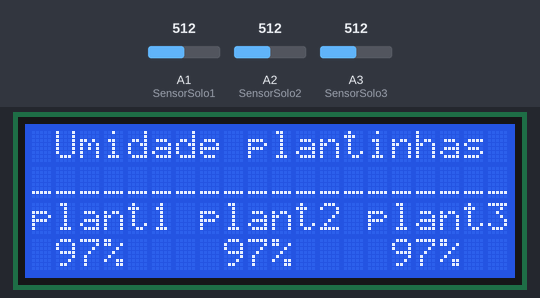
The sketch below on a simulated Arduino Uno, built with avr-gcc and run on an emulated ATmega328P. Parts: 20×4 character LCD. The test bench sets the inputs (shaded band); at power-on: A1 (SensorSolo1) = 512, A2 (SensorSolo2) = 512, A3 (SensorSolo3) = 512.

Above: at 6.2 s.
6.3 s: A1 (SensorSolo1) set to 716
At 7.3 s:
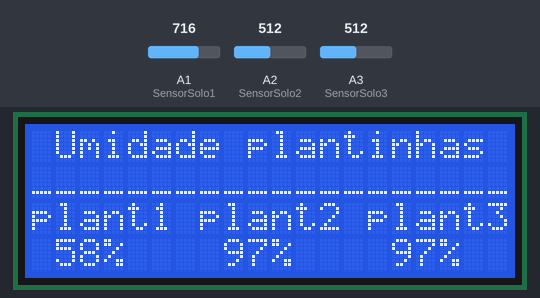
8.4 s: A2 (SensorSolo2) set to 716
At 9.9 s:
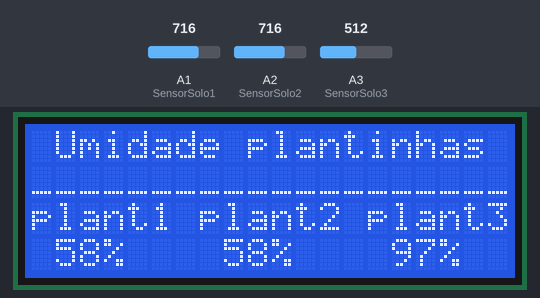
10.2 s: A3 (SensorSolo3) set to 716
At 11.7 s:
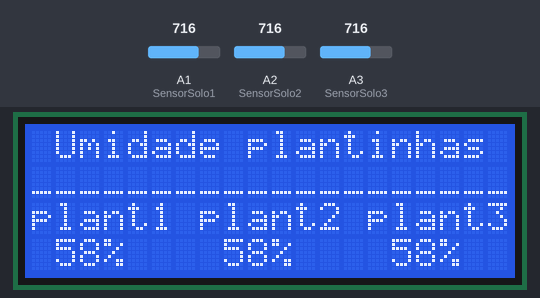
12.1 s: A1 (SensorSolo1) set to 900
At 13.7 s:
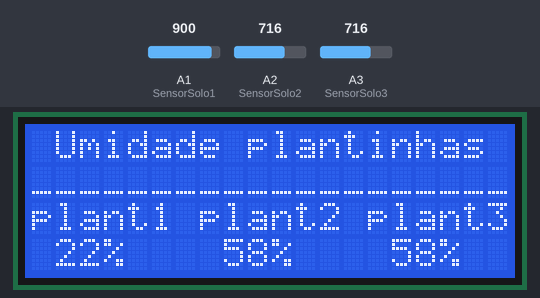
14.3 s: A2 (SensorSolo2) set to 900
At 15.6 s:
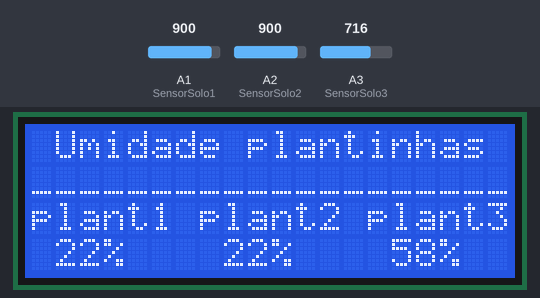
16.5 s: A3 (SensorSolo3) set to 900
At 17.6 s:
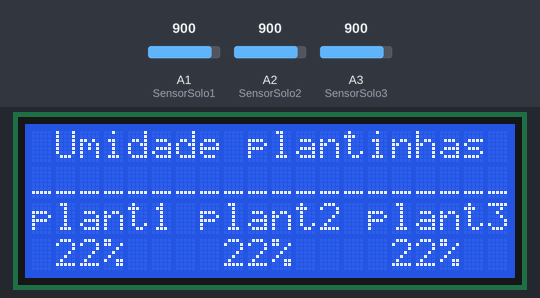
Timing chart, 0 to 19.5 s (numbered marks = the images above; inputs shaded):
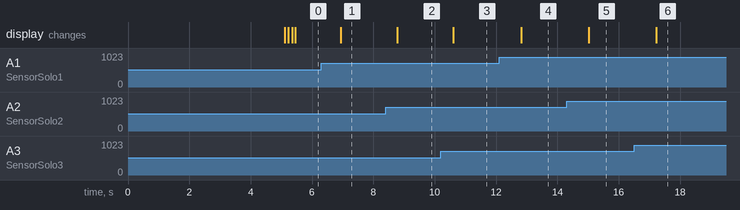

The sketch:

Umidade_LCD.ino
```cpp
/*
 *
 * Created by: Jamylli Vitória Guedes Pereira
 * Created by: Emerson Medeiros Noberto
 * 16/10/2023
 *
 */

#include <Wire.h>
#include <LiquidCrystal_I2C.h>
LiquidCrystal_I2C lcd(0x27, 20, 4);

const int SensorSolo1 = A1;
const int SensorSolo2 = A2;
const int SensorSolo3 = A3;

int valor1;
int valor2;
int valor3;

int SoloSeco = 1012;
int SoloMolhado = 500;
int percSoloSeco = 0;
int percSoloMolhado = 99;

void setup() {
  Serial.begin(9600);
  lcd.init();
  lcd.backlight();

  lcd.setCursor (3,0);
  lcd.print ("1 INFORMATICA.");

  lcd.setCursor (6,1);
  lcd.print ("SEMATEC");

  lcd.setCursor (8,3);
  lcd.print ("2023");
  delay(5000);
  lcd.clear();
}

void loop(){
 valor1 = constrain(analogRead(SensorSolo1),SoloMolhado,SoloSeco);
 valor2 = constrain(analogRead(SensorSolo2),SoloMolhado,SoloSeco);
 valor3 = constrain(analogRead(SensorSolo3),SoloMolhado,SoloSeco);

 valor1 = map(valor1,SoloMolhado,SoloSeco,percSoloMolhado,percSoloSeco);
 valor2 = map(valor2,SoloMolhado,SoloSeco,percSoloMolhado,percSoloSeco);
 valor3 = map(valor3,SoloMolhado,SoloSeco,percSoloMolhado,percSoloSeco);

  lcd.setCursor (1,0);
  lcd.print ("Umidade plantinhas");
  delay(100);

  lcd.setCursor (0,1);
  lcd.print ("____________________");
  delay(100);

  lcd.setCursor (0,2);
  lcd.print ("plant1 plant2 plant3");
  delay(100);

  lcd.setCursor (1,3);
  if(valor1 < 10) {
    lcd.print("0");
  }
  lcd.print (valor1);
  lcd.print ("%");

  lcd.setCursor (8,3);
  if(valor2 < 10) {
    lcd.print("0");
  }
  lcd.print (valor2);
  lcd.print ("%");

  lcd.setCursor (15,3);
  if(valor3 < 10) {
    lcd.print("0");
  }
  lcd.print (valor3);
  lcd.print ("%");
}
```

Measured:
- after the input at 6.3 s, the display: changes after 0.63 s (image 1)
- after the input at 8.4 s, the display: changes after 0.37 s (image 2)
- after the input at 10.2 s, the display: changes after 0.41 s (image 3)
- after the input at 12.1 s, the display: changes after 0.72 s (image 4)
- after the input at 14.3 s, the display: changes after 0.73 s (image 5)
- after the input at 16.5 s, the display: changes after 0.73 s (image 6)
